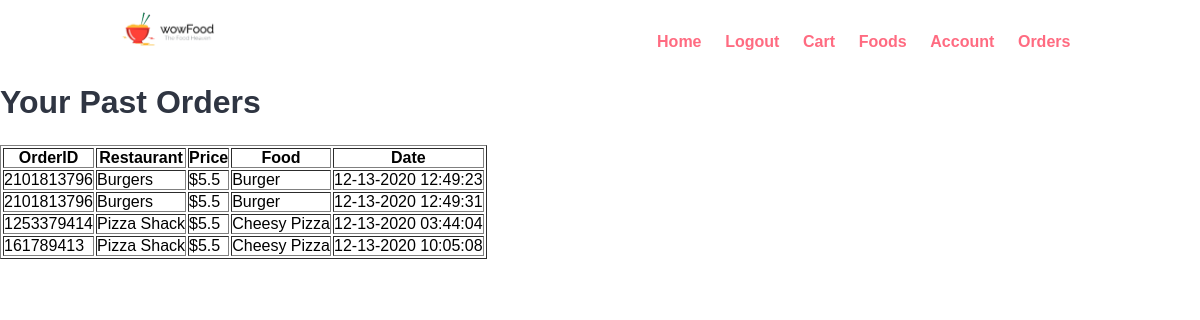
The app's page /FoodDelivery/OrderHistory.php (signed in) with its own data.
### tables this page shows
CREATE TABLE `orders` (
  `OrderID` int(11) NOT NULL,
  `orderKey` int(11) NOT NULL,
  `UserID` int(11) NOT NULL,
  `FoodID` int(11) NOT NULL,
  `title` varchar(255) NOT NULL,
  `restaurant` varchar(255) NOT NULL,
  `price` float NOT NULL,
  `date` varchar(255) NOT NULL
);

### FoodDelivery/OrderHistory.php (the view, shortened to what this page needs)
<?php include('partials-front/menu.php'); ?>
<?php
$db_host="localhost";
$db_user="root";
$db_pwd="";
$db_name="food-order";
$date = date('m-d-Y h:i:s');
$conn = new mysqli($db_host,$db_user,$db_pwd,$db_name);
?>
<?php
$query= $conn->prepare ("SELECT orderKey, restaurant, price, title, date FROM orders WHERE UserID=?");
$query->bind_param("i", $_SESSION['UserID']);
if ($query->execute()){
    $query->store_result();
    $query->bind_result($orderkey, $restaurant,$totalPrice, $title, $date);
    echo "<h2>Your Past Orders</h2>";
    echo "<table align='center' border='1'><tr>";
    echo "<th>OrderID</th><th>Restaurant</th><th>Price</th><th>Food</th><th>Date</th>";
    while($query->fetch()){
        echo "<tr><td>". $orderkey . "<td>". $restaurant . "<td>$". $totalPrice .  "<td>".$title."<td>".$date. "</tr></td>";
    }
    echo "</table>";
}else{
    echo "Error executing query.";
}
?>

### FoodDelivery/css/style.css (style rules this page uses)
* { margin: 0 0; padding: 0 0; font-family: Arial, Helvetica, sans-serif; }
h2 { color: #2f3542; font-size: 2rem; margin-bottom: 2%; }

### records on screen
orders: orderKey "2101813796", restaurant "Burgers", price "5.5", title "Burger", date "12-13-2020 12:49:23"
orders: orderKey "2101813796", restaurant "Burgers", price "5.5", title "Burger", date "12-13-2020 12:49:31"
orders: orderKey "1253379414", restaurant "Pizza Shack", price "5.5", title "Cheesy Pizza", date "12-13-2020 03:44:04"
orders: orderKey "161789413", restaurant "Pizza Shack", price "5.5", title "Cheesy Pizza", date "12-13-2020 10:05:08"
